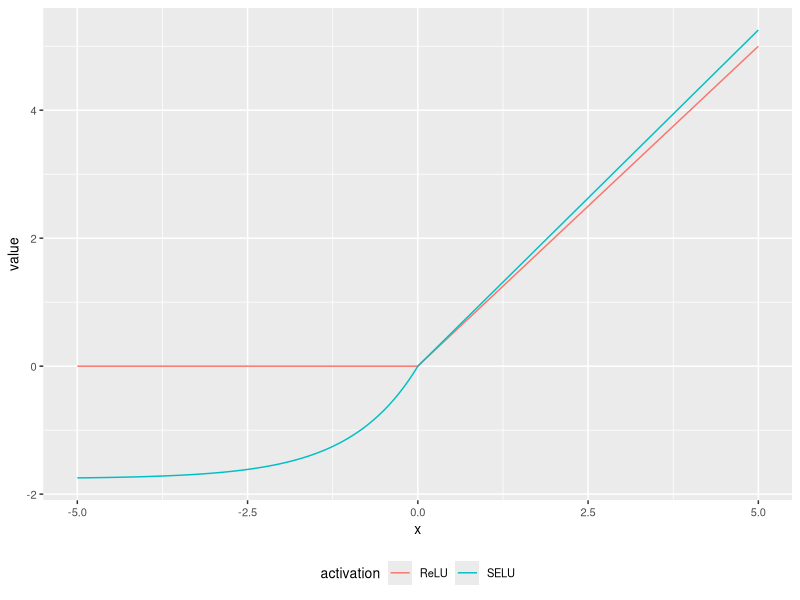

The R source for this figure:

library(ggplot2)

relu = function (x) {
  return(ifelse(x > 0, x, 0 * x));
}

selu = function (x) {
  alpha = 1.6732632423;
  lambda = 1.0507009873;
  return(lambda * ifelse(x > 0, x, alpha * (exp(x) - 1)))
}

xlim = seq(-5, 5, 0.01)

dat = data.frame(
  x=xlim,
  value=relu(xlim),
  activation='ReLU'
);

dat = rbind(dat, data.frame(
  x=xlim,
  value=selu(xlim),
  activation='SELU'
));

p = ggplot(dat, aes(x))
p = p + geom_line(aes(y = value, colour=activation))
p = p + theme(legend.position="bottom",
              text=element_text(size=10))

ggsave("../report/graphics/theory/selu-activation-function.pdf", p, width=12.96703, height=7, units="cm")
